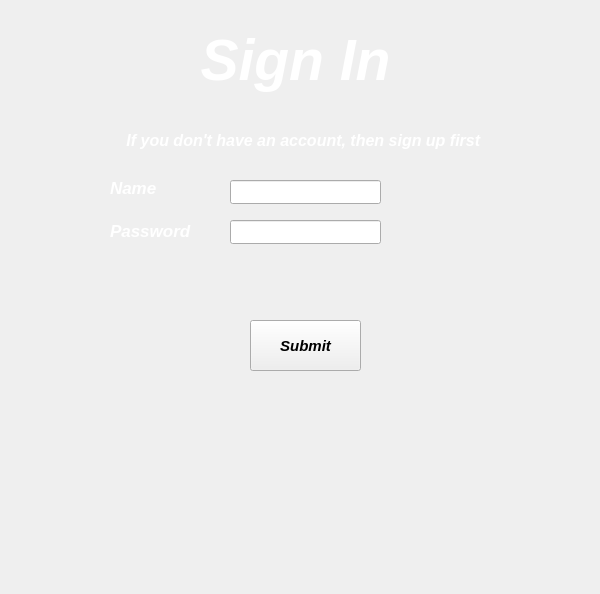
<?xml version="1.0" encoding="UTF-8"?>
<ui version="4.0">
 <class>sign</class>
 <widget class="QMainWindow" name="sign">
  <property name="geometry">
   <rect>
    <x>0</x>
    <y>0</y>
    <width>600</width>
    <height>594</height>
   </rect>
  </property>
  <property name="windowTitle">
   <string>MainWindow</string>
  </property>
  <widget class="QWidget" name="centralwidget">
   <widget class="QLabel" name="label">
    <property name="geometry">
     <rect>
      <x>160</x>
      <y>0</y>
      <width>271</width>
      <height>121</height>
     </rect>
    </property>
    <property name="font">
     <font>
      <pointsize>43</pointsize>
      <italic>true</italic>
      <bold>true</bold>
     </font>
    </property>
    <property name="styleSheet">
     <string notr="true">color: rgb(255, 255, 255);</string>
    </property>
    <property name="text">
     <string>Sign In</string>
    </property>
    <property name="alignment">
     <set>Qt::AlignCenter</set>
    </property>
   </widget>
   <widget class="QLabel" name="label_2">
    <property name="geometry">
     <rect>
      <x>110</x>
      <y>180</y>
      <width>91</width>
      <height>16</height>
     </rect>
    </property>
    <property name="font">
     <font>
      <pointsize>13</pointsize>
      <italic>true</italic>
      <bold>true</bold>
     </font>
    </property>
    <property name="styleSheet">
     <string notr="true">color: rgb(255, 255, 255);</string>
    </property>
    <property name="text">
     <string>Name</string>
    </property>
   </widget>
   <widget class="QLabel" name="label_3">
    <property name="geometry">
     <rect>
      <x>110</x>
      <y>220</y>
      <width>91</width>
      <height>21</height>
     </rect>
    </property>
    <property name="font">
     <font>
      <pointsize>13</pointsize>
      <italic>true</italic>
      <bold>true</bold>
     </font>
    </property>
    <property name="styleSheet">
     <string notr="true">color: rgb(255, 255, 255);</string>
    </property>
    <property name="text">
     <string>Password</string>
    </property>
   </widget>
   <widget class="QLabel" name="label_4">
    <property name="geometry">
     <rect>
      <x>70</x>
      <y>120</y>
      <width>471</width>
      <height>41</height>
     </rect>
    </property>
    <property name="font">
     <font>
      <pointsize>12</pointsize>
      <italic>true</italic>
      <bold>true</bold>
     </font>
    </property>
    <property name="styleSheet">
     <string notr="true">color: rgb(255, 255, 255);</string>
    </property>
    <property name="text">
     <string>If you don't have an account, then sign up first </string>
    </property>
    <property name="alignment">
     <set>Qt::AlignCenter</set>
    </property>
   </widget>
   <widget class="QLineEdit" name="lineEdit">
    <property name="geometry">
     <rect>
      <x>230</x>
      <y>180</y>
      <width>151</width>
      <height>24</height>
     </rect>
    </property>
   </widget>
   <widget class="QLineEdit" name="lineEdit_2">
    <property name="geometry">
     <rect>
      <x>230</x>
      <y>220</y>
      <width>151</width>
      <height>24</height>
     </rect>
    </property>
   </widget>
   <widget class="QPushButton" name="pushButton">
    <property name="geometry">
     <rect>
      <x>250</x>
      <y>320</y>
      <width>111</width>
      <height>51</height>
     </rect>
    </property>
    <property name="font">
     <font>
      <pointsize>11</pointsize>
      <italic>true</italic>
      <bold>true</bold>
     </font>
    </property>
    <property name="text">
     <string>Submit</string>
    </property>
   </widget>
   <widget class="QLabel" name="label_5">
    <property name="geometry">
     <rect>
      <x>0</x>
      <y>-30</y>
      <width>651</width>
      <height>651</height>
     </rect>
    </property>
    <property name="text">
     <string/>
    </property>
    <property name="pixmap">
     <pixmap resource="picture.qrc">:/pictures/black-background-127003-1118777-4787180.png</pixmap>
    </property>
    <property name="scaledContents">
     <bool>true</bool>
    </property>
   </widget>
   <zorder>label_5</zorder>
   <zorder>label</zorder>
   <zorder>label_2</zorder>
   <zorder>label_3</zorder>
   <zorder>label_4</zorder>
   <zorder>lineEdit</zorder>
   <zorder>lineEdit_2</zorder>
   <zorder>pushButton</zorder>
  </widget>
  <widget class="QMenuBar" name="menubar">
   <property name="geometry">
    <rect>
     <x>0</x>
     <y>0</y>
     <width>600</width>
     <height>21</height>
    </rect>
   </property>
  </widget>
 </widget>
 <resources>
  <include location="picture.qrc"/>
 </resources>
 <connections/>
</ui>
